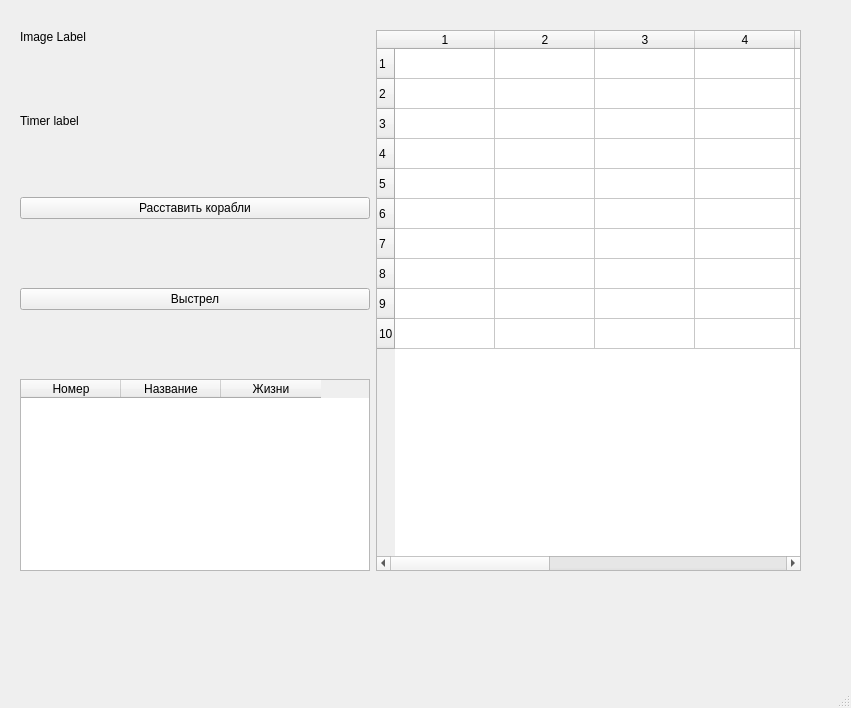
<?xml version="1.0" encoding="UTF-8"?>
<ui version="4.0">
 <class>MainWindow</class>
 <widget class="QMainWindow" name="MainWindow">
  <property name="geometry">
   <rect>
    <x>0</x>
    <y>0</y>
    <width>851</width>
    <height>708</height>
   </rect>
  </property>
  <property name="windowTitle">
   <string>MainWindow</string>
  </property>
  <widget class="QWidget" name="centralwidget">
   <widget class="QWidget" name="gridLayoutWidget">
    <property name="geometry">
     <rect>
      <x>20</x>
      <y>30</y>
      <width>781</width>
      <height>541</height>
     </rect>
    </property>
    <layout class="QGridLayout" name="layout">
     <item row="0" column="1">
      <widget class="QTableWidget" name="fieldTable">
       <property name="sizePolicy">
        <sizepolicy hsizetype="Expanding" vsizetype="Expanding">
         <horstretch>0</horstretch>
         <verstretch>0</verstretch>
        </sizepolicy>
       </property>
       <property name="textElideMode">
        <enum>Qt::ElideLeft</enum>
       </property>
       <property name="verticalScrollMode">
        <enum>QAbstractItemView::ScrollPerItem</enum>
       </property>
       <property name="horizontalScrollMode">
        <enum>QAbstractItemView::ScrollPerItem</enum>
       </property>
       <property name="showGrid">
        <bool>true</bool>
       </property>
       <property name="gridStyle">
        <enum>Qt::SolidLine</enum>
       </property>
       <property name="wordWrap">
        <bool>false</bool>
       </property>
       <property name="cornerButtonEnabled">
        <bool>true</bool>
       </property>
       <property name="rowCount">
        <number>10</number>
       </property>
       <property name="columnCount">
        <number>10</number>
       </property>
       <row/>
       <row/>
       <row/>
       <row/>
       <row/>
       <row/>
       <row/>
       <row/>
       <row/>
       <row/>
       <column/>
       <column/>
       <column/>
       <column/>
       <column/>
       <column/>
       <column/>
       <column/>
       <column/>
       <column/>
      </widget>
     </item>
     <item row="0" column="0">
      <layout class="QVBoxLayout" name="verticalLayout">
       <item>
        <widget class="QLabel" name="imageLabel">
         <property name="text">
          <string>Image Label</string>
         </property>
        </widget>
       </item>
       <item>
        <spacer name="verticalSpacer">
         <property name="orientation">
          <enum>Qt::Vertical</enum>
         </property>
         <property name="sizeHint" stdset="0">
          <size>
           <width>20</width>
           <height>39</height>
          </size>
         </property>
        </spacer>
       </item>
       <item>
        <spacer name="horizontalSpacer">
         <property name="orientation">
          <enum>Qt::Horizontal</enum>
         </property>
         <property name="sizeType">
          <enum>QSizePolicy::Fixed</enum>
         </property>
         <property name="sizeHint" stdset="0">
          <size>
           <width>100</width>
           <height>1</height>
          </size>
         </property>
        </spacer>
       </item>
       <item>
        <widget class="QLabel" name="timerLabel">
         <property name="text">
          <string>Timer label</string>
         </property>
        </widget>
       </item>
       <item>
        <spacer name="verticalSpacer_4">
         <property name="orientation">
          <enum>Qt::Vertical</enum>
         </property>
         <property name="sizeHint" stdset="0">
          <size>
           <width>20</width>
           <height>40</height>
          </size>
         </property>
        </spacer>
       </item>
       <item>
        <widget class="QPushButton" name="placeBut">
         <property name="text">
          <string>Расставить корабли</string>
         </property>
        </widget>
       </item>
       <item>
        <spacer name="verticalSpacer_3">
         <property name="orientation">
          <enum>Qt::Vertical</enum>
         </property>
         <property name="sizeHint" stdset="0">
          <size>
           <width>20</width>
           <height>40</height>
          </size>
         </property>
        </spacer>
       </item>
       <item>
        <widget class="QPushButton" name="shootBut">
         <property name="text">
          <string>Выстрел</string>
         </property>
        </widget>
       </item>
       <item>
        <spacer name="verticalSpacer_2">
         <property name="orientation">
          <enum>Qt::Vertical</enum>
         </property>
         <property name="sizeHint" stdset="0">
          <size>
           <width>20</width>
           <height>40</height>
          </size>
         </property>
        </spacer>
       </item>
       <item>
        <widget class="QTableWidget" name="commandsTable">
         <property name="minimumSize">
          <size>
           <width>350</width>
           <height>0</height>
          </size>
         </property>
         <property name="maximumSize">
          <size>
           <width>350</width>
           <height>16777215</height>
          </size>
         </property>
         <column>
          <property name="text">
           <string>Номер</string>
          </property>
         </column>
         <column>
          <property name="text">
           <string>Название</string>
          </property>
         </column>
         <column>
          <property name="text">
           <string>Жизни</string>
          </property>
         </column>
        </widget>
       </item>
      </layout>
     </item>
    </layout>
   </widget>
  </widget>
  <widget class="QMenuBar" name="menubar">
   <property name="geometry">
    <rect>
     <x>0</x>
     <y>0</y>
     <width>851</width>
     <height>22</height>
    </rect>
   </property>
  </widget>
  <widget class="QStatusBar" name="statusbar"/>
 </widget>
 <resources/>
 <connections/>
</ui>
